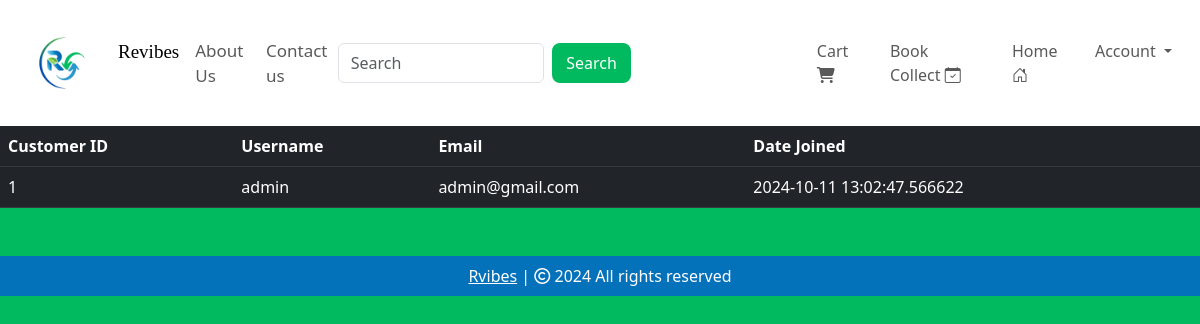
The page /customers (signed in) on the database as committed earlier.
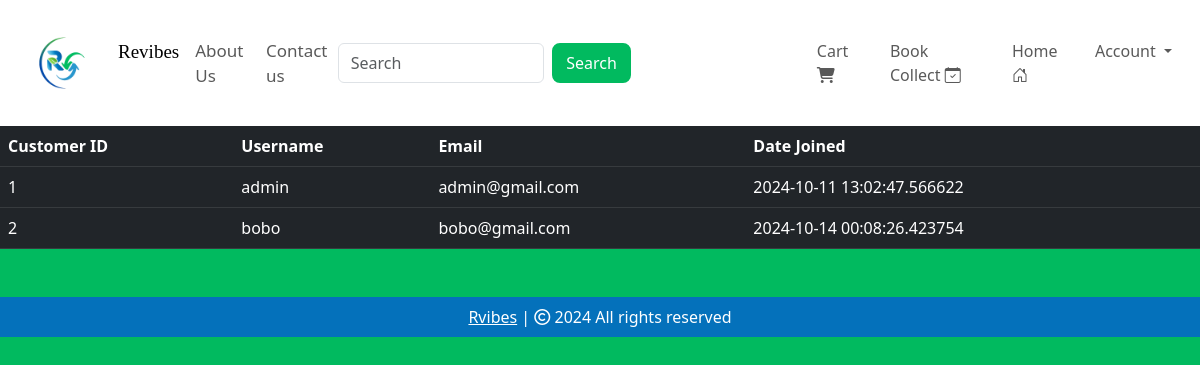
The same page on the database as committed later.
### website/models.py (models this page shows, shortened)
class Customer(db.Model, UserMixin):
    id = db.Column(db.Integer, primary_key=True)
    email = db.Column(db.String(100), unique=True)
    username = db.Column(db.String(100))
    password_hash = db.Column(db.String(150))
    date_joined = db.Column(db.DateTime(), default=datetime.utcnow)
    @property
    def password(self):
        raise AttributeError('Password is not a readable')

### website/admin.py (the view)
@admin.route('/customers')
@login_required
def display_customers():
    if current_user.id == 1:
        customers = Customer.query.all()
        return render_template('customers.html', customers=customers)
    return render_template('404.html')

### website/__init__.py (called while the page is built)
def create_app():
    app = Flask(__name__)
    app.config['SECRET_KEY'] = 'vdgdggehddjjdjdn'
    app.config['SQLALCHEMY_DATABASE_URI'] = f'sqlite:///{DB_NAME}'
    db.init_app(app)
    @app.errorhandler(404)
    def page_not_found(error):
        return render_template('404.html')
    login_manager = LoginManager()
    login_manager.init_app(app)
    login_manager.login_view = 'auth.login'
    @login_manager.user_loader
    def load_user(id):
        return Customer.query.get(int(id))
    from .views import views
    from .auth import auth
    from .admin import admin
    from .models import Customer, Cart, Product, Order
    app.register_blueprint(views, url_prefix='/')
    app.register_blueprint(auth, url_prefix='/')
    app.register_blueprint(admin, url_prefix='/')
    with app.app_context():
        create_database()
    return app

### website/templates/customers.html (shortened to what this page needs)
{% extends 'base.html' %}
{% block body %}
<table class="table table-dark table-hover">
    <thead>
        <tr>
            <th scope="col">Customer ID</th>
            <th scope="col">Username</th>
            <th scope="col">Email</th>
            <th scope="col">Date Joined</th>
        </tr>
    </thead>
    <tbody>
        {% for customer in customers %}
        <tr>
        <td>{{ customer.id }}</td>
        <td>{{ customer.username }}</td>
        <td>{{ customer.email }}</td>
        <td>{{ customer.date_joined }}</td>
        </tr>
        {% endfor %}
    </tbody>
</table>
{% endblock %}

Rows that differ between the two databases and show on the page:
added Customer: id "2", username "bobo", email "bobo@gmail.com", date_joined "2024-10-14 00:08:26.423754"
